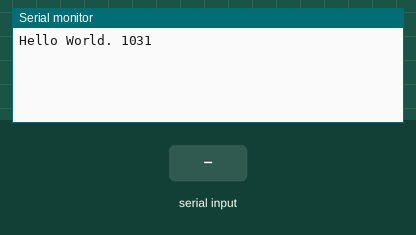
A sketch run on a simulated ESP32. Shown: the last lines printed to the serial monitor. The test bench sets the inputs (shaded band). Nothing arrives over Bluetooth unless stated.

Above: at 1.2 s.
1.3 s: "1" received over the second serial link
At 1.9 s:
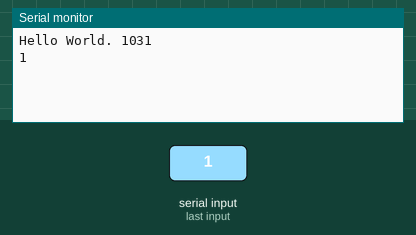
2.8 s: "0" received over the second serial link
At 3.9 s:
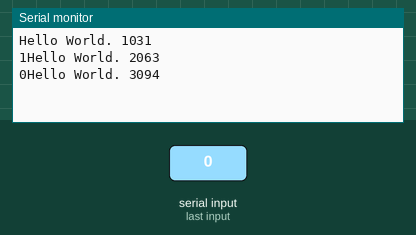
Timing chart, 0 to 5.8 s (numbered marks = the images above; inputs shaded):
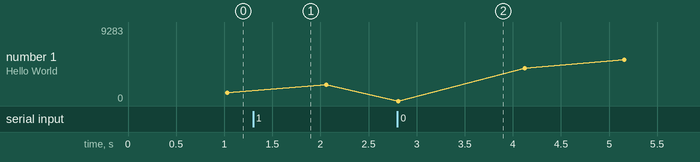

Measured:
- after the input at 1.3 s, the serial monitor: prints a new line at once (image 1)
- after the input at 2.8 s, the serial monitor: prints a new line at once (image 2)

The sketch:

BluetoothTest.ino
```cpp
#include "BluetoothSerial.h"

BluetoothSerial SerialBT;

void setup()
{
	Serial.begin(9600);
	SerialBT.begin("ESP32-13721");
}

int count = 0;
void loop()
{
	if (Serial.available()) {
		SerialBT.write(Serial.read());
	}
	if (SerialBT.available()) {
		Serial.write(SerialBT.read());
	}

	if(count > 50) {
		count = 0;
		int time = millis(); // get time
		SerialBT.print("[Bluetooth] Hello World. ");
		SerialBT.println(time);
    Serial.print("Hello World. ");
    Serial.println(time);
	}
	count ++;

	delay(20);
}
```
